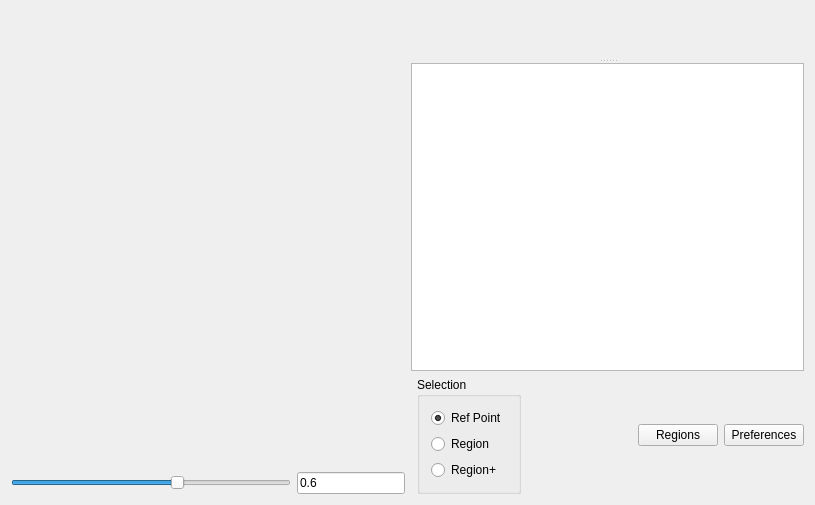
<?xml version="1.0" encoding="UTF-8"?>
<ui version="4.0">
 <class>ExplorationWidgetClass</class>
 <widget class="QWidget" name="ExplorationWidgetClass">
  <property name="geometry">
   <rect>
    <x>0</x>
    <y>0</y>
    <width>815</width>
    <height>505</height>
   </rect>
  </property>
  <property name="focusPolicy">
   <enum>Qt::ClickFocus</enum>
  </property>
  <property name="windowTitle">
   <string>ExplorationWidget</string>
  </property>
  <layout class="QHBoxLayout" name="horizontalLayout_3">
   <item>
    <layout class="QVBoxLayout" name="verticalLayout_3">
     <item>
      <widget class="VCGL::MapLayoutView" name="mapCorrelation" native="true">
       <property name="sizePolicy">
        <sizepolicy hsizetype="MinimumExpanding" vsizetype="Preferred">
         <horstretch>0</horstretch>
         <verstretch>0</verstretch>
        </sizepolicy>
       </property>
      </widget>
     </item>
     <item>
      <widget class="VCGL::MapLayoutView" name="mapTeleconnectivity" native="true">
       <property name="sizePolicy">
        <sizepolicy hsizetype="MinimumExpanding" vsizetype="Preferred">
         <horstretch>0</horstretch>
         <verstretch>0</verstretch>
        </sizepolicy>
       </property>
      </widget>
     </item>
     <item>
      <layout class="QHBoxLayout" name="horizontalLayout">
       <item>
        <widget class="QSlider" name="slThreshold">
         <property name="sizePolicy">
          <sizepolicy hsizetype="MinimumExpanding" vsizetype="Fixed">
           <horstretch>0</horstretch>
           <verstretch>0</verstretch>
          </sizepolicy>
         </property>
         <property name="maximum">
          <number>100</number>
         </property>
         <property name="value">
          <number>60</number>
         </property>
         <property name="orientation">
          <enum>Qt::Horizontal</enum>
         </property>
        </widget>
       </item>
       <item>
        <widget class="QLineEdit" name="edThreshold">
         <property name="sizePolicy">
          <sizepolicy hsizetype="Fixed" vsizetype="Fixed">
           <horstretch>0</horstretch>
           <verstretch>0</verstretch>
          </sizepolicy>
         </property>
         <property name="minimumSize">
          <size>
           <width>60</width>
           <height>0</height>
          </size>
         </property>
         <property name="text">
          <string>0.6</string>
         </property>
         <property name="readOnly">
          <bool>true</bool>
         </property>
        </widget>
       </item>
      </layout>
     </item>
    </layout>
   </item>
   <item>
    <layout class="QVBoxLayout" name="verticalLayout_4">
     <item>
      <widget class="QSplitter" name="splitter">
       <property name="orientation">
        <enum>Qt::Vertical</enum>
       </property>
       <widget class="VCGL::ProjectionWidget" name="wProjection" native="true">
        <property name="sizePolicy">
         <sizepolicy hsizetype="MinimumExpanding" vsizetype="Preferred">
          <horstretch>0</horstretch>
          <verstretch>1</verstretch>
         </sizepolicy>
        </property>
        <property name="baseSize">
         <size>
          <width>0</width>
          <height>0</height>
         </size>
        </property>
       </widget>
       <widget class="QWidget" name="widget" native="true">
        <property name="sizePolicy">
         <sizepolicy hsizetype="Preferred" vsizetype="Preferred">
          <horstretch>0</horstretch>
          <verstretch>1</verstretch>
         </sizepolicy>
        </property>
        <layout class="QVBoxLayout" name="verticalLayout_2">
         <property name="leftMargin">
          <number>0</number>
         </property>
         <property name="topMargin">
          <number>0</number>
         </property>
         <property name="rightMargin">
          <number>0</number>
         </property>
         <property name="bottomMargin">
          <number>0</number>
         </property>
         <item>
          <widget class="QListWidget" name="wLinksList">
           <property name="sizePolicy">
            <sizepolicy hsizetype="MinimumExpanding" vsizetype="Preferred">
             <horstretch>0</horstretch>
             <verstretch>0</verstretch>
            </sizepolicy>
           </property>
           <property name="baseSize">
            <size>
             <width>0</width>
             <height>0</height>
            </size>
           </property>
          </widget>
         </item>
        </layout>
       </widget>
      </widget>
     </item>
     <item>
      <layout class="QHBoxLayout" name="horizontalLayout_2">
       <item>
        <widget class="QFrame" name="frame">
         <property name="frameShape">
          <enum>QFrame::StyledPanel</enum>
         </property>
         <property name="frameShadow">
          <enum>QFrame::Raised</enum>
         </property>
        </widget>
       </item>
       <item>
        <widget class="QGroupBox" name="groupBox">
         <property name="title">
          <string>Selection</string>
         </property>
         <layout class="QVBoxLayout" name="verticalLayout">
          <item>
           <widget class="QRadioButton" name="rbtnRefPoint">
            <property name="text">
             <string>Ref Point</string>
            </property>
            <property name="checked">
             <bool>true</bool>
            </property>
           </widget>
          </item>
          <item>
           <widget class="QRadioButton" name="rbtnRegion">
            <property name="text">
             <string>Region</string>
            </property>
           </widget>
          </item>
          <item>
           <widget class="QRadioButton" name="rbtnRegionPlus">
            <property name="text">
             <string>Region+</string>
            </property>
           </widget>
          </item>
         </layout>
        </widget>
       </item>
       <item>
        <spacer name="horizontalSpacer">
         <property name="orientation">
          <enum>Qt::Horizontal</enum>
         </property>
         <property name="sizeHint" stdset="0">
          <size>
           <width>40</width>
           <height>20</height>
          </size>
         </property>
        </spacer>
       </item>
       <item>
        <widget class="QPushButton" name="btnRegions">
         <property name="text">
          <string>Regions</string>
         </property>
        </widget>
       </item>
       <item>
        <widget class="QPushButton" name="btnPreferences">
         <property name="text">
          <string>Preferences</string>
         </property>
        </widget>
       </item>
      </layout>
     </item>
    </layout>
   </item>
  </layout>
 </widget>
 <layoutdefault spacing="6" margin="11"/>
 <customwidgets>
  <customwidget>
   <class>VCGL::MapLayoutView</class>
   <extends>QWidget</extends>
   <header>exploration/maps/maplayoutview.h</header>
   <container>1</container>
  </customwidget>
  <customwidget>
   <class>VCGL::ProjectionWidget</class>
   <extends>QWidget</extends>
   <header>exploration/projection/projectionwidget.h</header>
   <container>1</container>
  </customwidget>
 </customwidgets>
 <resources/>
 <connections/>
</ui>
